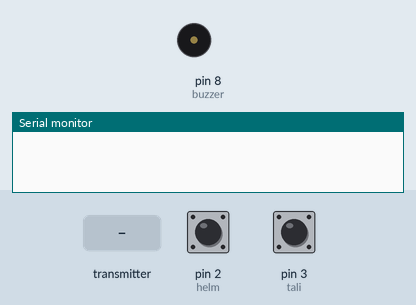
This sketch was run on a simulated Arduino Uno, built with avr-gcc and run on an emulated ATmega328P. Shown: buzzer (waves = sounding, pin HIGH), the last lines printed to the serial monitor. The test bench sets the inputs (shaded band); at power-on: pin 2 (helm) HIGH, pin 3 (tali) HIGH. No radio packets arrive unless stated.

Above: at 1.2 s.
1.3 s: the transmitter starts sending buff = 0
At 2.64 s:
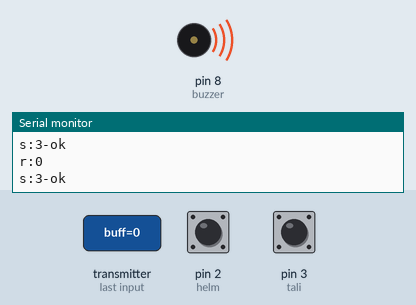
Timing chart, 0 to 10.3 s (numbered marks = the images above; inputs shaded):
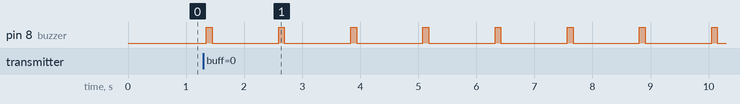

Measured:
- after the input at 1.3 s, pin 8 (buzzer): alternates HIGH for 0.10 s and LOW for 1.1 s, starting after 0.05 s

The sketch:

modulHelm.ino
```cpp
#include <SPI.h>
#include <nRF24L01.h>
#include <RF24.h>

#define buzzer 8
#define tali 3
#define helm 2

#define pings '0'
#define speeds '1'
#define helmsOK '2'
#define helmsNO '3'
#define vibrate '4'

boolean prevHelmState, prevTaliState, changeTrig, pingTrig, beeping;
unsigned long lastBeeping, lastChange;

RF24 radio(10, 9);
const byte address[][6] = {"helmm", "motor"};

int counter;

void setup() {
  Serial.begin(9600);
  pinMode(buzzer, OUTPUT);
  pinMode(tali, INPUT_PULLUP);
  pinMode(helm, INPUT_PULLUP);

  radio.begin();
//  radio.setPALevel(RF24_PA_MIN);
//  radio.setDataRate(RF24_250KBPS);
  radio.setPayloadSize(1);
  radio.openWritingPipe(address[0]);
  radio.openReadingPipe(1, address[1]);
  radio.startListening();

  changeTrig = 1;
}

void loop() {
  if(radio.available()) {
    char buff;
    radio.read(&buff, sizeof(buff));
    Serial.println("r:"+String(buff));
    if(!beeping) {
      if(buff == speeds){
        bipbip(1,500);
      }
      else if(buff == vibrate) {
        bipbip(2,100);
        bipbip(1,500);
      }
    }
    if(buff == pings) {
      pingTrig = 1; //setiap ping diterima dari motor, kirim status helm dan tali
      delay(50);
    }
  }
  /*bagian deteksi tali dan helm*/
  boolean currentHelmState = digitalRead(helm);
  boolean currentTaliState = digitalRead(tali);
  if((prevTaliState != currentTaliState) || (prevHelmState != currentHelmState)) { //state berubah
    lastChange = millis();
    changeTrig = !changeTrig; //mendeteksi perubahan akibat longgar, dieksekusi sebanyak ganjil=berubah; genap=tidak berubah
    prevTaliState = currentTaliState;
    prevHelmState = currentHelmState;
//    if(!stateChange) {
//      Serial.print("ch-");
//      stateChange = 1;
//    }
  }
  if(((millis() - lastChange) > 1000) && (changeTrig || pingTrig)) { //status minimal bertahan 1 detik untuk dianggap berubah, menghindari false warning
    if((currentHelmState == 0) && (currentTaliState == 0)) { //tali dikunci dan helm dikenakan
      sendToMotor(helmsOK);
      beeping = false;
      if(changeTrig) { //bunyikan buzzer hanya jika status tali benar-benar berubah, bukan karena ping
        bipbip(2,100);
      }
    }
    else {
      sendToMotor(helmsNO);
      beeping = true;
      if(changeTrig) {
        bipbip(1,500); //bunyikan buzzer hanya jika status tali benar-benar berubah, bukan karena ping
      }
    }
    changeTrig = 0;
    pingTrig = 0;
//    stateChange = 0;
  }
  if(beeping) {
    if((millis() - lastBeeping) > 1000) { //bunyikan buzzer setiap 1 detik jika tali belum terkunci dan/atau helm belum digunakan
      bipbip(1,100);
      lastBeeping = millis();
    }
  }
}

void sendToMotor(char buff) {
//  String msg = String(counter++)+"-"+buff; //buat tes response time
//  char pesan[5];
//  msg.toCharArray(pesan,5);
  radio.stopListening();
  Serial.print("s:"+String(buff));
  boolean ok = radio.write(&buff, sizeof(buff));
  radio.startListening();
  if(ok) {
    Serial.println("-ok");
  }
  else {
    Serial.println("-fail");
  }
}

void bipbip(byte jumlah, int durasi) {
  for (byte i=0; i < jumlah; i++) {
    digitalWrite(buzzer,HIGH);
    delay(durasi);
    digitalWrite(buzzer,LOW);
    delay(durasi);
  }
}
```
